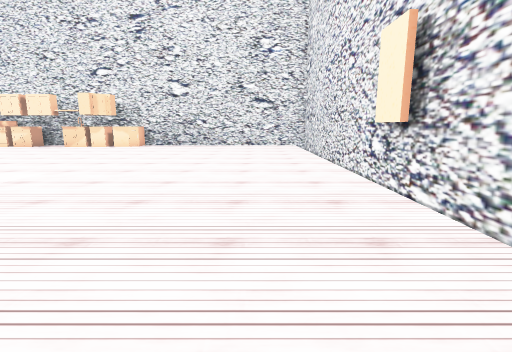
[1] (above)

19 first-person views from a walk through a Unity game level. The camera is 1.2 m above the floor, tilts 10° down and sees 85° across. The floor is counted in squares, 1 m on a side. Each view is taken from the middle of a square. On the plan, view 1 faces up. The plan holds only what a view shows up to about 13 squares ahead; the rest is blank. The place goes on beyond the plan. The player is left out. Some surface patterns are stand-ins.

[2]
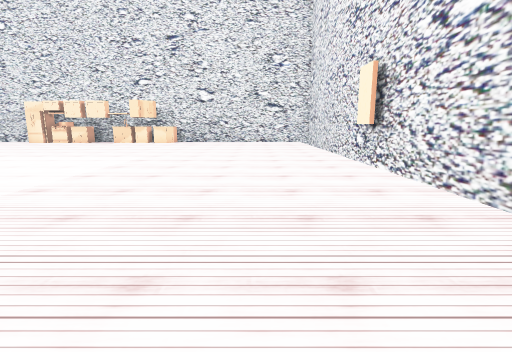

[3]
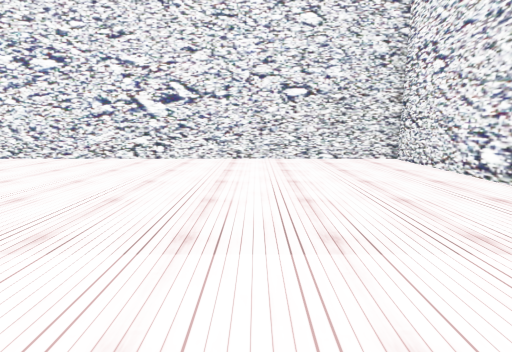

[4]
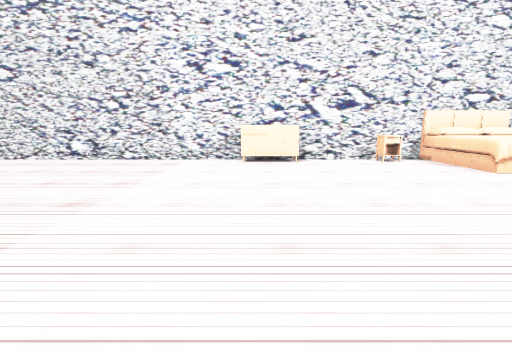

[5]
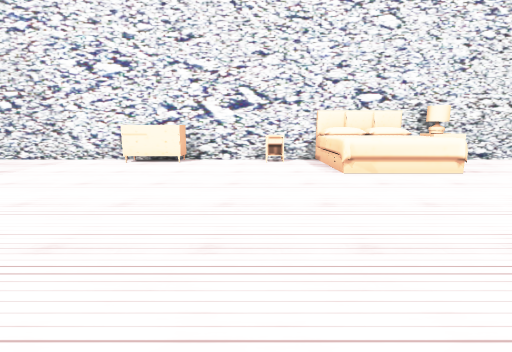

[6]
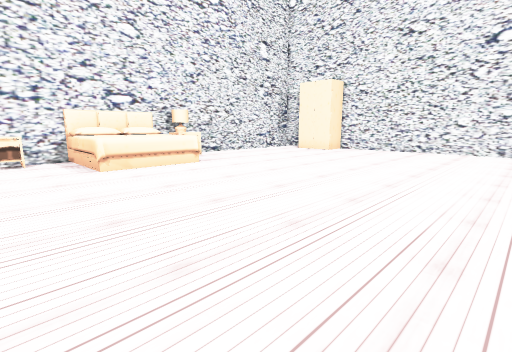

[7]
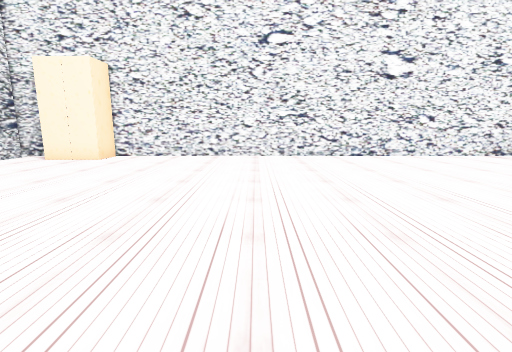

[8]
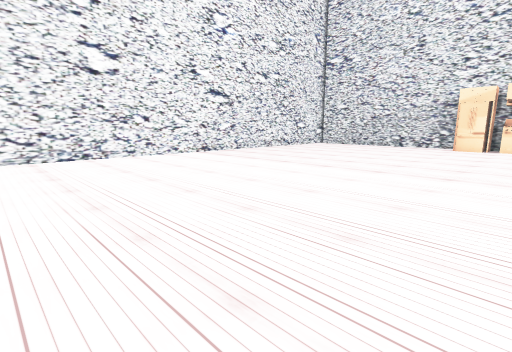

[9]
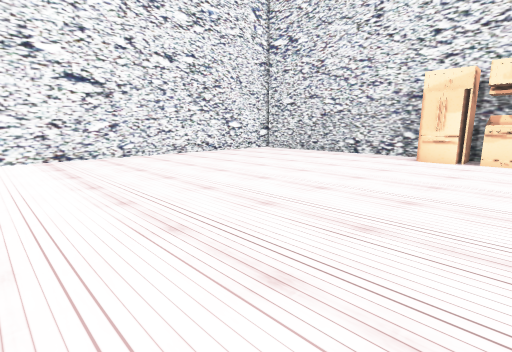

[10]
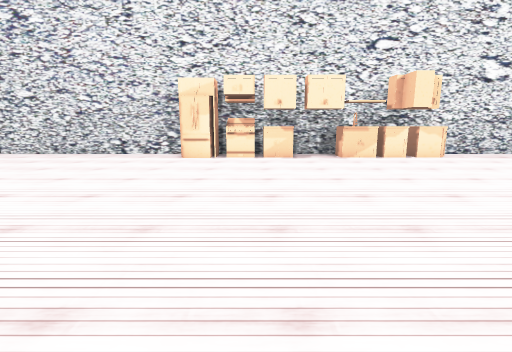

[11]
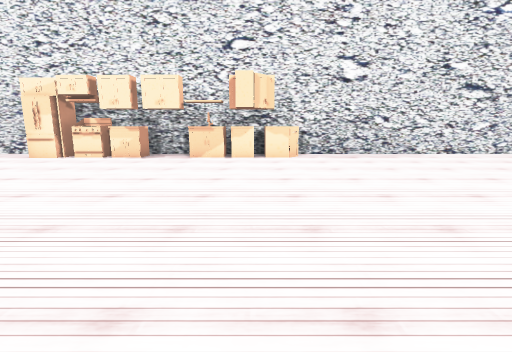

[12]
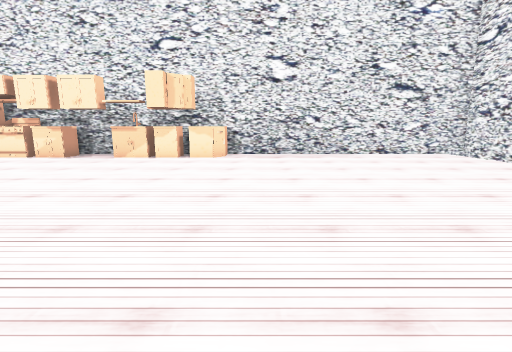

[13]
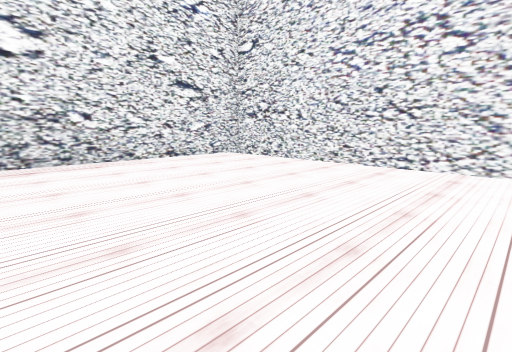

[14]
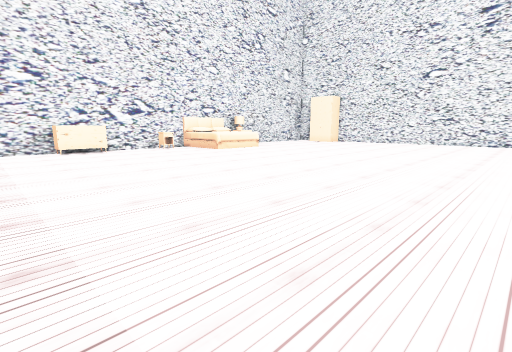

[15]
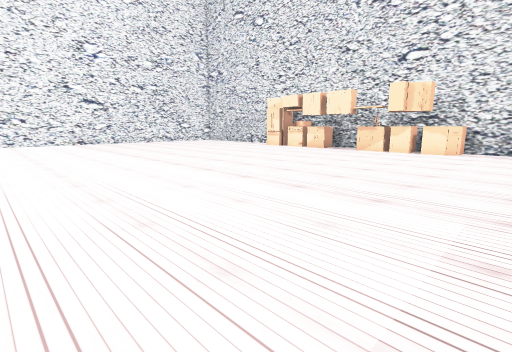

[16]
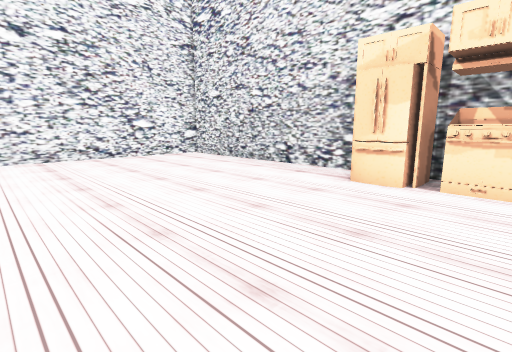

[17]
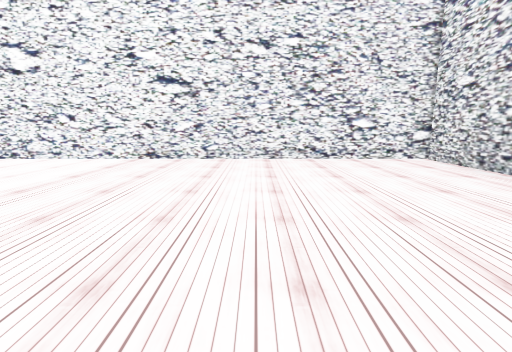

[18]
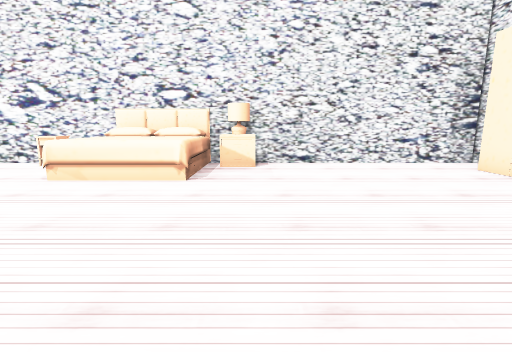

[19]
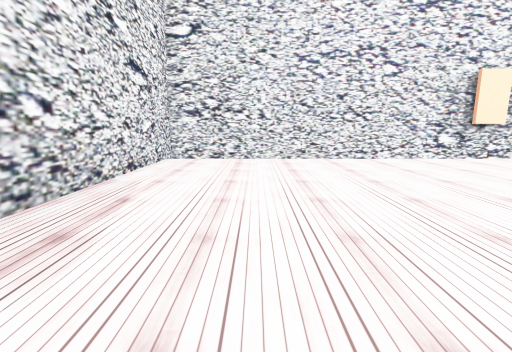

### Floor plan
Points are (right, up) in squares from view 1. A wall is a line through its corners. A room is listed if a view was taken in it or the views show most of it. See-through windows are left out.
Room 1 (views 1, 2, 3, 4, 5, 6, 7, 8, 9, 10, 11, 12, 13, 14, 15, 16, 17, 18, 19)
walls: (-13.5, 18) (-13.5, 17) (-14.5, 17); (-10.2, 18) (-10.2, 17) (-11.6, 17) (-11.6, 18); (-9.1, 18) (-9.1, 17) (-10, 17) (-10, 17.8); (2.8, 5.5) (2.8, 6.8); (-7.3, 18.5) (-7.3, 17.5) (-7.7, 17) (-8.6, 17) (-8.6, 17.9); (-14.4, -11.7) (3.2, -11.7) (3.2, 18.4) (-26.6, 18.4) (-26.6, -7.9); (-24.6, -11.7) (-17.4, -11.7)
low walls: (-15.5, 17) (-16.1, 17); (-12.9, -10.5) (-12.9, -11) (-12.2, -11); (-13, -11.1) (-13, -10.5) (-12.4, -10.5) (-12.4, -11.1)
ways out: opening at (-25, -10.5) to room 2; gap at (-26, 19)
objects: lamp (-19, -11) to (-18, -11); table (-19, -10) to (-18, -10); other object (-18, 17) to (-17, 18); other object (-18, 18); bed (-17, -11) to (-14, -8); other object (-16, 17) to (-15, 18); dresser (-9, -11) to (-8, -11)
Room 2 (no view inside)
walls: (-26.6, -10.8) (-26.6, -11.7) (-24.6, -11.7)
ways out: opening at (-25, -10.5) to room 1
objects: closet (-26, -10) to (-26, -8)

Positions as (right, up) in squares from view 1, and headings:
1: (0, 0), facing up
2: (-1, -4), facing up
3: (-8, -6), facing right
4: (-8, -1), facing down
5: (-12, -1), facing down
6: (-12, 0), facing down-left
7: (-15, -2), facing left
8: (-15, 0), facing up-left
9: (-15, 6), facing up-left
10: (-15, 6), facing up
11: (-9, 6), facing up
12: (-6, 6), facing up
13: (-6, 8), facing up-right
14: (-5, 4), facing down-left
15: (-5, 3), facing up-left
16: (-15, 11), facing up-left
17: (-16, 12), facing left
18: (-19, -2), facing down
19: (-8, 15), facing right
